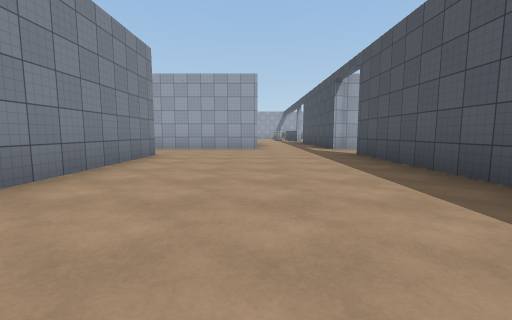
View 1 (above)

24 first-person views from a walk through a Unity game level. The camera is 1.2 m above the floor, tilts 6° down and sees 90° across. The floor is counted in squares, 2.49 m on a side. Each view is taken from the middle of a square. On the plan, view 1 faces up. The plan holds only what a view shows up to about 9 squares ahead; the rest is blank. The place goes on beyond the plan. The player character is not drawn. Door leaves are left out, so doorways stand open. Surface patterns are stand-ins for the level's own textures.

View 2
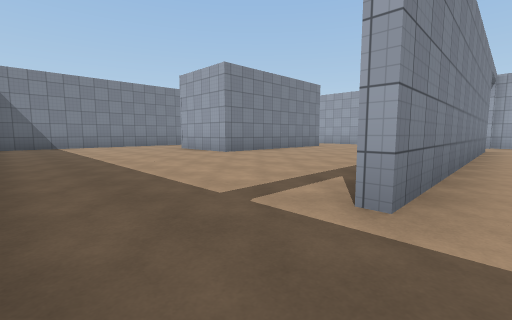

View 3
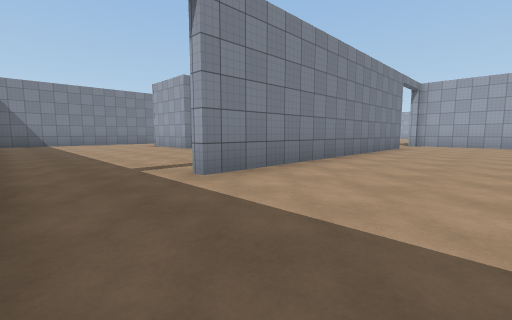

View 4
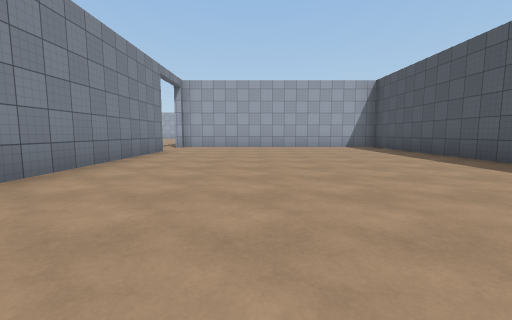

View 5
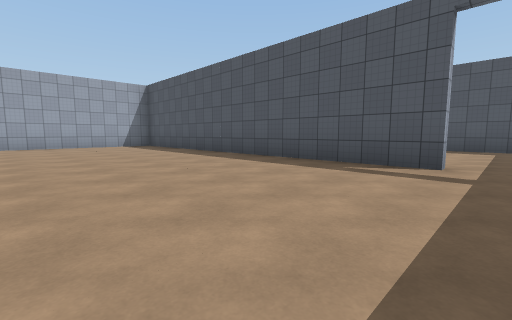

View 6
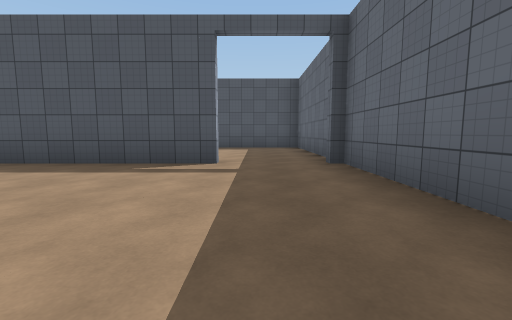

View 7
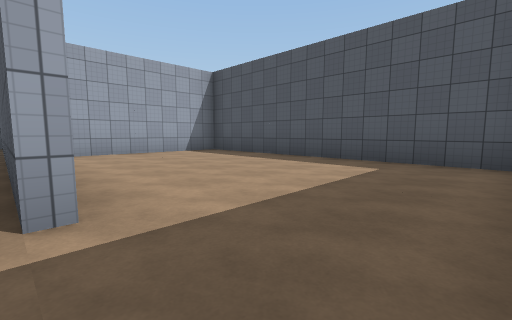

View 8
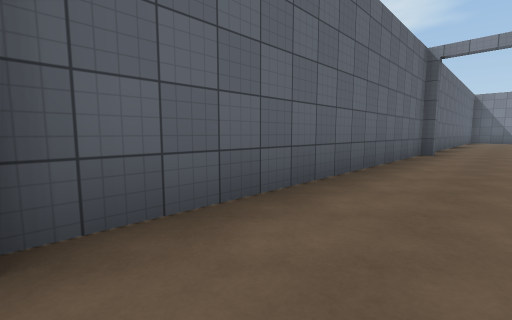

View 9
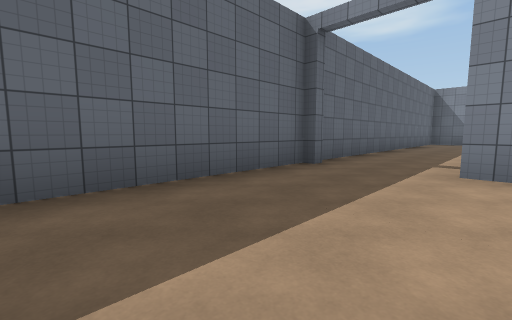

View 10
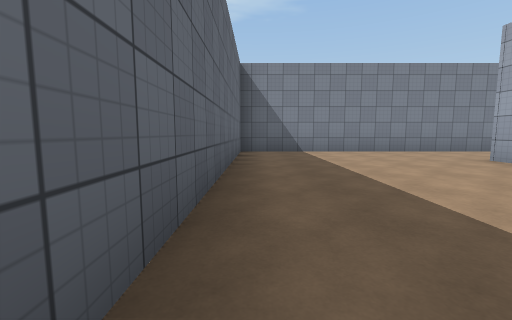

View 11
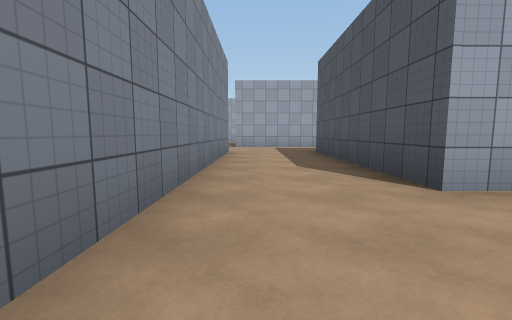

View 12
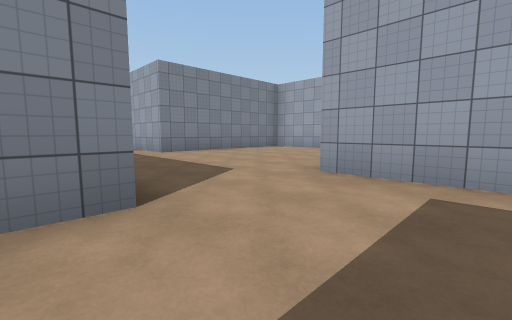

View 13
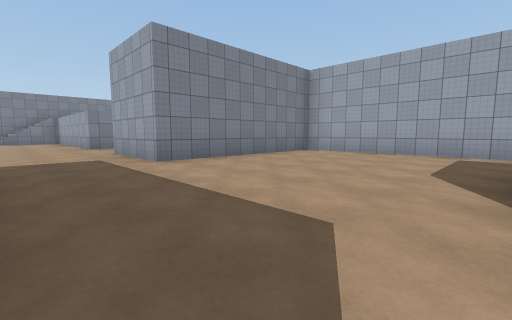

View 14
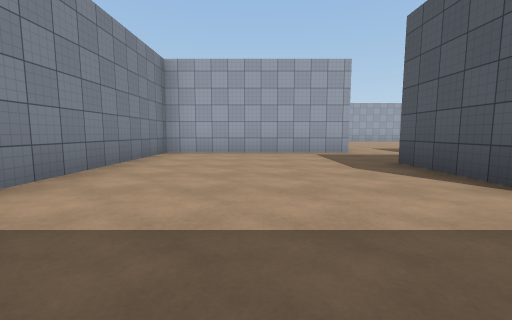

View 15
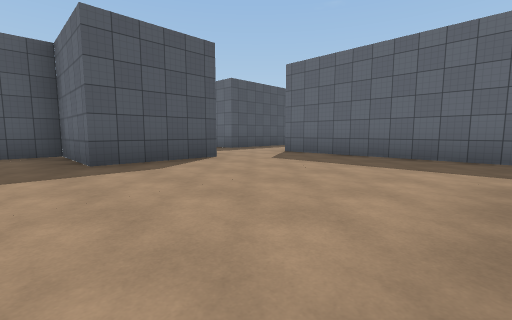

View 16
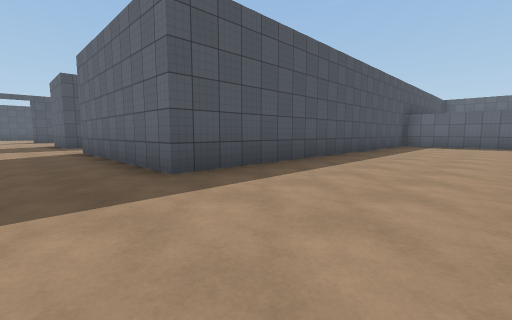

View 17
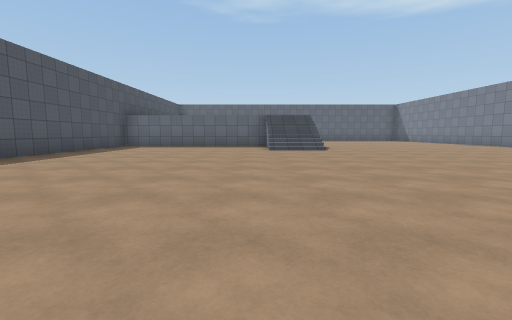

View 18
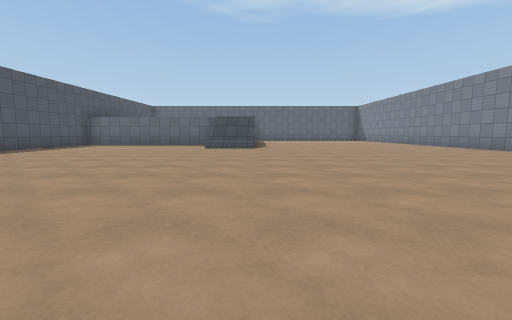

View 19
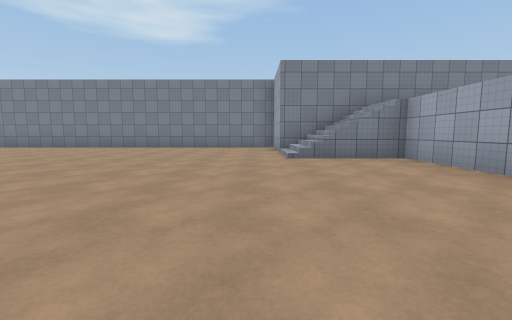

View 20
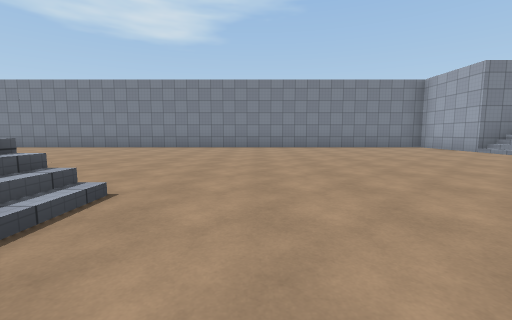

View 21
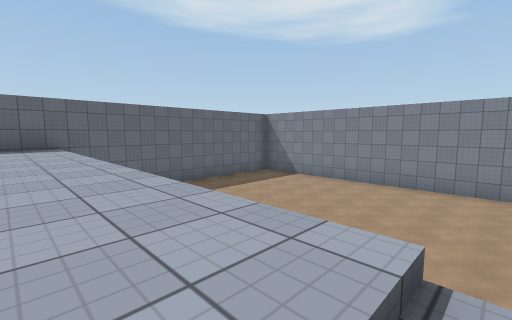

View 22
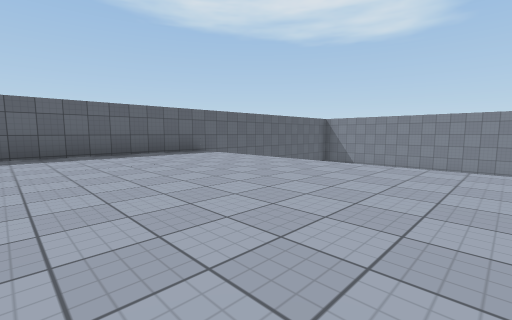

View 23
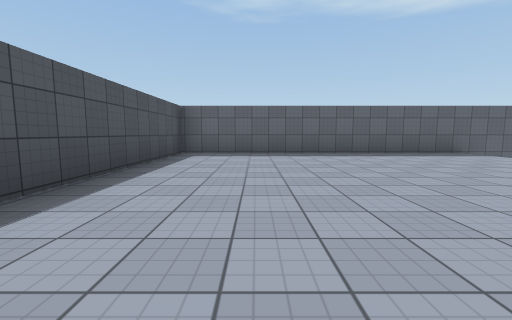

View 24
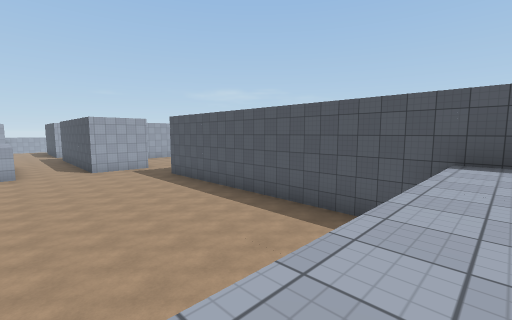

### Floor plan
Key: @ floor where view 1 was taken; # wall or solid block; . main floor; : floor 2.75 m higher than the main floor; / step, stairs or slope.
Columns run from 25 left of view 1 to 14 right of it. Each row starts with its distance up from view 1.
 14                    ..
 13              ######..
 12              #......
 11   #          #.......#
 10   #          #.....###
  9   #          #.....###    ..#
  8   # //////..##.....#######..#######
  7   #//.............................#
  6 ###//.............................#
  5 #.............#####..##....#......#
  4 #.............#   #..##....#......######
  3 #.............#   #..##....#......#....#
  2 #.............#   #..##....#......#....#
  1 #.............#   #..##....#......#....#
  0 #.............#   #......@.#......#....#
 -1 #......//.....#   #........#......#....#
 -2 #......//.....#   #....................#
 -3 #......//.....#   #....................#
 -4 #..... .::::::#   ######################
 -5 #....  .::::::#
 -6 #....  .::::::#
 -7 #....  .::::::#
 -8 #....  .::::::#
 -9 #....  .::::::#
-10   ...  .::::::#
-11   #############

Where each view was taken, in squares from view 1:
view 1: 0 up, 0 right, facing up
view 2: 3 down, 3 right, facing up-left
view 3: 3 down, 5 right, facing up-left
view 4: 1 down, 5 right, facing up
view 5: 2 down, 5 right, facing up-right
view 6: 2 down, 5 right, facing right
view 7: 3 down, 9 right, facing up-right
view 8: 2 down, 9 right, facing down-left
view 9: 1 down, 6 right, facing down-left
view 10: 3 down, 0 right, facing left
view 11: 1 down, 6 left, facing up
view 12: 5 up, 5 left, facing up-left
view 13: 6 up, 7 left, facing up-left
view 14: 6 up, 9 left, facing up
view 15: 11 up, 11 left, facing down-right
view 16: 7 up, 14 left, facing down-right
view 17: 6 up, 16 left, facing down
view 18: 7 up, 18 left, facing down
view 19: 5 up, 16 left, facing left
view 20: 0 up, 16 left, facing left
view 21: 3 down, 17 left, facing down-left
view 22: 4 down, 14 left, facing down-left
view 23: 4 down, 13 left, facing down
view 24: 4 down, 16 left, facing up-right
